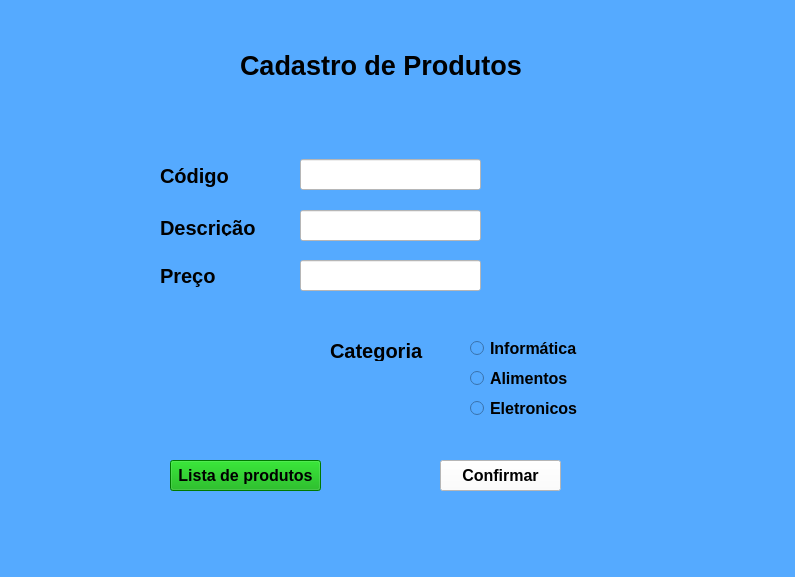
<?xml version="1.0" encoding="UTF-8"?>
<ui version="4.0">
 <class>MainWindow</class>
 <widget class="QMainWindow" name="MainWindow">
  <property name="geometry">
   <rect>
    <x>0</x>
    <y>0</y>
    <width>795</width>
    <height>577</height>
   </rect>
  </property>
  <property name="windowTitle">
   <string>MainWindow</string>
  </property>
  <property name="styleSheet">
   <string notr="true">background-color: rgb(85, 170, 255);</string>
  </property>
  <widget class="QWidget" name="centralwidget">
   <widget class="QLabel" name="label">
    <property name="geometry">
     <rect>
      <x>240</x>
      <y>50</y>
      <width>301</width>
      <height>31</height>
     </rect>
    </property>
    <property name="font">
     <font>
      <pointsize>20</pointsize>
      <weight>75</weight>
      <bold>true</bold>
     </font>
    </property>
    <property name="text">
     <string>Cadastro de Produtos</string>
    </property>
   </widget>
   <widget class="QLabel" name="label_2">
    <property name="geometry">
     <rect>
      <x>160</x>
      <y>160</y>
      <width>71</width>
      <height>31</height>
     </rect>
    </property>
    <property name="font">
     <font>
      <pointsize>15</pointsize>
      <weight>75</weight>
      <bold>true</bold>
     </font>
    </property>
    <property name="text">
     <string>Código</string>
    </property>
   </widget>
   <widget class="QLabel" name="label_3">
    <property name="geometry">
     <rect>
      <x>160</x>
      <y>220</y>
      <width>101</width>
      <height>16</height>
     </rect>
    </property>
    <property name="font">
     <font>
      <pointsize>15</pointsize>
      <weight>75</weight>
      <bold>true</bold>
     </font>
    </property>
    <property name="text">
     <string>Descrição</string>
    </property>
   </widget>
   <widget class="QLabel" name="label_4">
    <property name="geometry">
     <rect>
      <x>160</x>
      <y>260</y>
      <width>81</width>
      <height>31</height>
     </rect>
    </property>
    <property name="font">
     <font>
      <pointsize>15</pointsize>
      <weight>75</weight>
      <bold>true</bold>
     </font>
    </property>
    <property name="text">
     <string>Preço</string>
    </property>
   </widget>
   <widget class="QLineEdit" name="lineEdit">
    <property name="geometry">
     <rect>
      <x>300</x>
      <y>159</y>
      <width>181</width>
      <height>31</height>
     </rect>
    </property>
    <property name="styleSheet">
     <string notr="true">background-color: rgb(255, 255, 255);</string>
    </property>
   </widget>
   <widget class="QLineEdit" name="lineEdit_2">
    <property name="geometry">
     <rect>
      <x>300</x>
      <y>210</y>
      <width>181</width>
      <height>31</height>
     </rect>
    </property>
    <property name="styleSheet">
     <string notr="true">background-color: rgb(255, 255, 255);</string>
    </property>
   </widget>
   <widget class="QLineEdit" name="lineEdit_3">
    <property name="geometry">
     <rect>
      <x>300</x>
      <y>260</y>
      <width>181</width>
      <height>31</height>
     </rect>
    </property>
    <property name="styleSheet">
     <string notr="true">background-color: rgb(255, 255, 255);</string>
    </property>
   </widget>
   <widget class="QRadioButton" name="radioButton">
    <property name="geometry">
     <rect>
      <x>470</x>
      <y>340</y>
      <width>121</width>
      <height>16</height>
     </rect>
    </property>
    <property name="font">
     <font>
      <pointsize>12</pointsize>
      <weight>75</weight>
      <bold>true</bold>
     </font>
    </property>
    <property name="text">
     <string>Informática</string>
    </property>
   </widget>
   <widget class="QRadioButton" name="radioButton_2">
    <property name="geometry">
     <rect>
      <x>470</x>
      <y>370</y>
      <width>111</width>
      <height>16</height>
     </rect>
    </property>
    <property name="font">
     <font>
      <pointsize>12</pointsize>
      <weight>75</weight>
      <bold>true</bold>
     </font>
    </property>
    <property name="text">
     <string>Alimentos</string>
    </property>
   </widget>
   <widget class="QRadioButton" name="radioButton_3">
    <property name="geometry">
     <rect>
      <x>470</x>
      <y>400</y>
      <width>111</width>
      <height>16</height>
     </rect>
    </property>
    <property name="font">
     <font>
      <pointsize>12</pointsize>
      <weight>75</weight>
      <bold>true</bold>
     </font>
    </property>
    <property name="text">
     <string>Eletronicos</string>
    </property>
   </widget>
   <widget class="QLabel" name="label_5">
    <property name="geometry">
     <rect>
      <x>330</x>
      <y>340</y>
      <width>101</width>
      <height>21</height>
     </rect>
    </property>
    <property name="font">
     <font>
      <pointsize>15</pointsize>
      <weight>75</weight>
      <bold>true</bold>
     </font>
    </property>
    <property name="text">
     <string>Categoria</string>
    </property>
   </widget>
   <widget class="QPushButton" name="pushButton">
    <property name="geometry">
     <rect>
      <x>440</x>
      <y>460</y>
      <width>121</width>
      <height>31</height>
     </rect>
    </property>
    <property name="font">
     <font>
      <pointsize>12</pointsize>
      <weight>75</weight>
      <bold>true</bold>
     </font>
    </property>
    <property name="styleSheet">
     <string notr="true">background-color: rgb(255, 255, 255);</string>
    </property>
    <property name="text">
     <string>Confirmar</string>
    </property>
   </widget>
   <widget class="QPushButton" name="pushButton_2">
    <property name="geometry">
     <rect>
      <x>170</x>
      <y>460</y>
      <width>151</width>
      <height>31</height>
     </rect>
    </property>
    <property name="font">
     <font>
      <pointsize>12</pointsize>
      <weight>75</weight>
      <bold>true</bold>
     </font>
    </property>
    <property name="styleSheet">
     <string notr="true">background-color: rgb(255, 170, 0);
background-color: rgb(0, 170, 0);</string>
    </property>
    <property name="text">
     <string>Lista de produtos</string>
    </property>
   </widget>
  </widget>
  <widget class="QMenuBar" name="menubar">
   <property name="geometry">
    <rect>
     <x>0</x>
     <y>0</y>
     <width>795</width>
     <height>21</height>
    </rect>
   </property>
  </widget>
  <widget class="QStatusBar" name="statusbar"/>
 </widget>
 <resources/>
 <connections/>
</ui>
